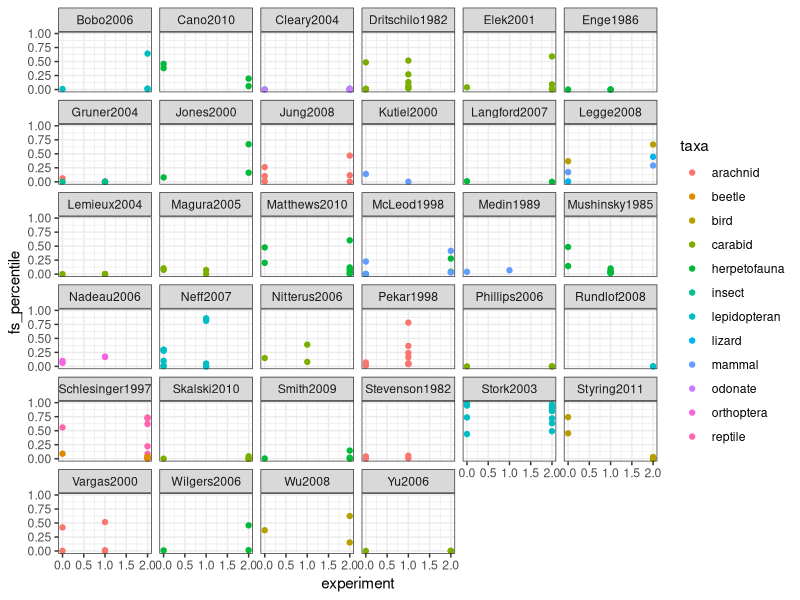
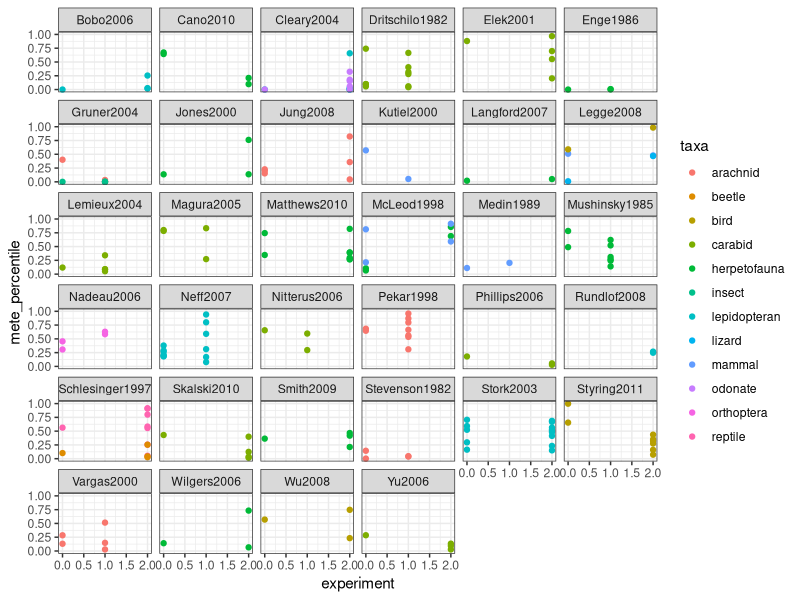

Reproduce these figures in R, in order.
## ---- chunk 1
knitr::opts_chunk$set(echo = TRUE, fig.dim =c (8,7))
library(ggplot2)
theme_set(theme_bw())
data = read.csv(here::here("results", "macd_results.csv"))
## ---- chunk 2

  ggplot(data, aes(experiment, fs_percentile, color = taxa)) +
    geom_point() +
    facet_wrap(vars(referenceID))

## ---- chunk 3

  ggplot(data, aes(experiment, mete_percentile, color = taxa)) +
    geom_point() +
    facet_wrap(vars(referenceID))

